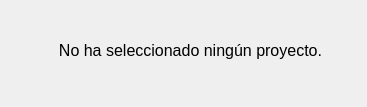
<?xml version="1.0" encoding="UTF-8"?>
<ui version="4.0">
 <class>Dialog</class>
 <widget class="QDialog" name="Dialog">
  <property name="geometry">
   <rect>
    <x>0</x>
    <y>0</y>
    <width>367</width>
    <height>107</height>
   </rect>
  </property>
  <property name="windowTitle">
   <string>Advertencia</string>
  </property>
  <widget class="QLabel" name="label">
   <property name="geometry">
    <rect>
     <x>30</x>
     <y>30</y>
     <width>321</width>
     <height>41</height>
    </rect>
   </property>
   <property name="font">
    <font>
     <pointsize>12</pointsize>
    </font>
   </property>
   <property name="text">
    <string>No ha seleccionado ningún proyecto.</string>
   </property>
   <property name="alignment">
    <set>Qt::AlignCenter</set>
   </property>
  </widget>
 </widget>
 <resources/>
 <connections/>
</ui>
